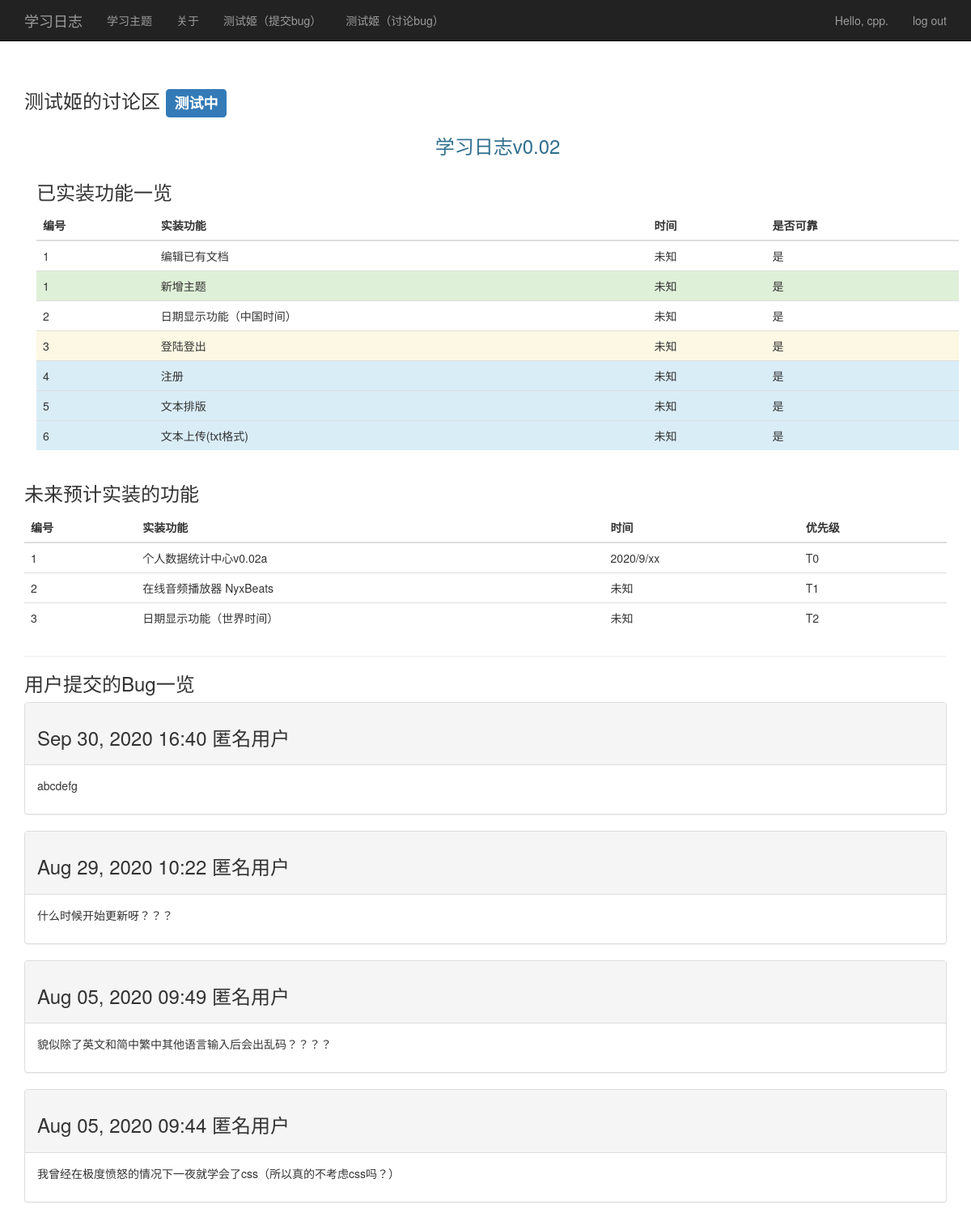
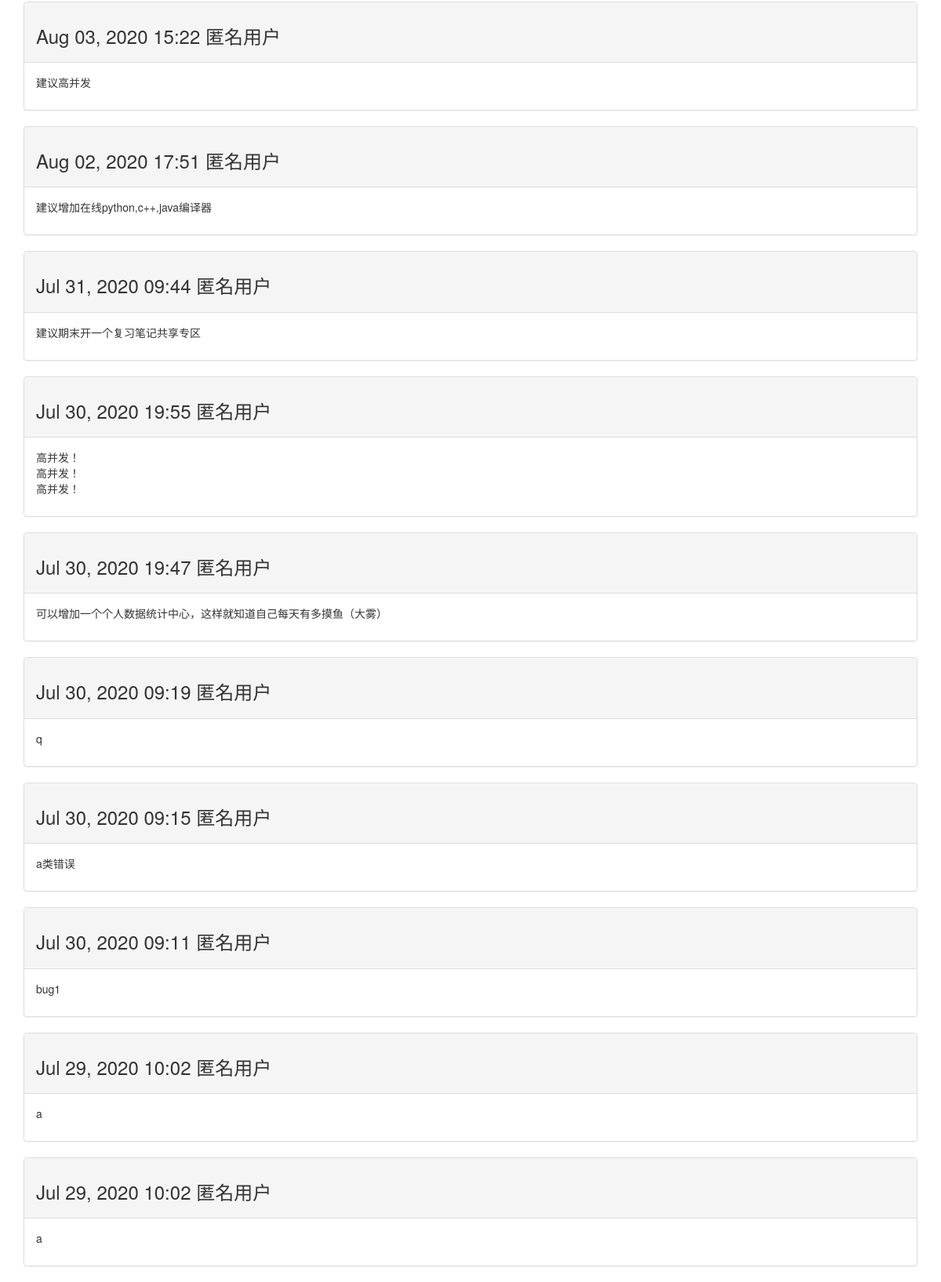
The page /discuss.html/ (signed in) on the database its author committed (2 pictures, top to bottom).
### bug_submit/models.py (models this page shows, shortened)
class bug_inform(models.Model):
    text = models.TextField()  # 这里要注意CharField和TextFiled之间的区别，TextFiled 传递max_length
    date_added = models.DateTimeField(auto_now_add=True)
    bug_owner = models.ForeignKey(User, on_delete=models.CASCADE)  # 建立一个外键关系,dj3.0以上记得传on_delete
    class Meta:
        verbose_name_plural = 'bug_informs'

### bug_submit/views.py (the view)
# urls.py: url(r'discuss.html/$', views.discuss, name='discuss'),
@login_required()
def discuss(request):
    bug_inform_s = bug_inform.objects.order_by("-date_added")  # 这个地方是让所有的topics按日期排列，fliter则是用来确保登陆的用户只可以查看自己的东西
    context = {"bug_infrom_s": bug_inform_s}
    return render(request, "bug_submit/discuss.html", context)

### bug_submit/templates/bug_submit/discuss.html
{% extends "my_blogs/base.html" %}
{% load bootstrap3 %}
{% block header %}
    <h3>测试姬的讨论区 <span class="label label-primary">测试中</span></h3>
    <div class="container">
        <div class="row">
            <div class="span12">
                <h3 class="text-center text-info">
                    学习日志v0.02
                </h3>
            </div>
        </div>
        <div class="span6">
            <h3>
                已实装功能一览
            </h3>
            <table class="table">
                <thead>
                <tr>
                    <th>
                        编号
                    </th>
                    <th>
                        实装功能
                    </th>
                    <th>
                        时间
                    </th>
                    <th>
                        是否可靠
                    </th>
                </tr>
                </thead>
                <tbody>
                <tr>
                    <td>
                        1
                    </td>
                    <td>
                        编辑已有文档
                    </td>
                    <td>
                        未知
                    </td>
                    <td>
                        是
                    </td>
                </tr>
                <tr class="success">
                    <td>
                        1
                    </td>
                    <td>
                        新增主题
                    </td>
                    <td>
                        未知
                    </td>
                    <td>
                        是
                    </td>
                </tr>
                <tr class="error">
                    <td>
                        2
                    </td>
                    <td>
                        日期显示功能（中国时间）
                    </td>
                    <td>
                        未知
                    </td>
                    <td>
                        是
                    </td>
                </tr>
                <tr class="warning">
                    <td>
                        3
                    </td>
                    <td>
                        登陆登出
                    </td>
                    <td>
                        未知
                    </td>
                    <td>
                        是
                    </td>
                </tr>
                <tr class="info">
                    <td>
                        4
                    </td>
                    <td>
                        注册
                    </td>
                    <td>
                        未知
                    </td>
                    <td>
                        是
                    </td>
                </tr>
                <tr class="info">
                    <td>
                        5
                    </td>
                    <td>
                        文本排版
                    </td>
                    <td>
                        未知
                    </td>
                    <td>
                        是
                    </td>
                </tr>
                <tr class="info">
                    <td>
                        6
                    </td>
                    <td>
                        文本上传(txt格式)
                    </td>
                    <td>
                        未知
                    </td>
                    <td>
                        是
                    </td>
                </tr>
                </tbody>
            </table>
        </div>
    </div>
            <div class="span6">
            <h3>
                未来预计实装的功能
            </h3>
            <table class="table">
                <thead>
                <tr>
                    <th>
                        编号
                    </th>
                    <th>
                        实装功能
                    </th>
                    <th>
                        时间
                    </th>
                    <th>
                        优先级
                    </th>
                </tr>
                </thead>
                <tbody>
                <tr>
                    <td>
                        1
                    </td>
                    <td>
                        个人数据统计中心v0.02a
                    </td>
                    <td>
                        2020/9/xx
                    </td>
                    <td>
                        T0
                    </td>
                </tr>
                <tr class="inform">
                    <td>
                        2
                    </td>
                    <td>
                        在线音频播放器 NyxBeats
                    </td>
                    <td>
                        未知
                    </td>
                    <td>
                        T1
                    </td>
                </tr>
                <tr class="error">
                    <td>
                        3
                    </td>
                    <td>
                        日期显示功能（世界时间）
                    </td>
                    <td>
                        未知
                    </td>
                    <td>
                        T2
                    </td>
                </tr>
                </tbody>
            </table>
        </div>
{% endblock header %}
{% block content %}
    <h3>用户提交的Bug一览</h3>
    {% for bug_infrom in bug_infrom_s %}
        <div class="panel panel-default">
            <div class="panel-heading">
                <h3>
                    {{ bug_infrom.date_added|date:'M d, Y H:i' }} 匿名用户
                </h3>
            </div>
            <div class="panel-body">
                {{ bug_infrom.text|linebreaks }}
            </div>
        </div>
    {% empty %}
        抱歉，暂时未有任何bug被提交
    {% endfor %}
{% endblock content %}

### my_blogs/templates/my_blogs/base.html (shortened to what this page needs)
{% load bootstrap3 %}
<!DOCTYPE html>
<html lang="en">
<head>
    {% bootstrap_css %}
</head>
<body>
<nav class="navbar navbar-inverse navbar-static-top">
    <div class="container">
        <div class="navbar-header">
            <a class="navbar-brand" href="{% url 'my_blogs:index' %}">
                学习日志</a>
        </div>
        <div id="navbar" class="navbar-collapse collapse">
            <ul class="nav navbar-nav">
                <li><a href="{% url 'my_blogs:topics' %}">学习主题</a></li>
            </ul>
            <ul class="nav navbar-nav">
                <li><a href="about.html">关于</a></li>
            </ul>
            <ul class="nav navbar-nav">
                <li><a href="/bug_submit/templates/bug_submit/submit.html">测试姬（提交bug）</a></li>
            </ul>
            <ul class="nav navbar-nav">
                <li><a href="/bug_submit/templates/bug_submit/discuss.html">测试姬（讨论bug）</a></li>
            </ul>
            <ul class="nav navbar-nav navbar-right">
                {% if user.is_authenticated %}
                    <li><a>Hello, {{ user.username }}.</a></li>
                    <li><a href="{% url 'users:logout' %}">log out</a></li>
                {% else %}
                    <li><a href="{% url 'users:register' %}">register</a></li>
                    <li><a href="{% url 'users:login' %}">log in</a></li>
                {% endif %}
            </ul>
        </div>
    </div>
</nav>
<div class="container">
    <div class="page-header">
        {% block header %}{% endblock header %}
    </div>
    <div>
        {% block content %}{% endblock content %}
    </div>
</div>
</body>
</html>

### rows shown on the page
bug_inform: date_added "Sep 30, 2020 16:40", text "abcdefg"
bug_inform: date_added "Aug 29, 2020 10:22", text "什么时候开始更新呀？？？"
bug_inform: date_added "Aug 05, 2020 09:49", text "貌似除了英文和简中繁中其他语言输入后会出乱码？？？？"
bug_inform: date_added "Aug 05, 2020 09:44", text "我曾经在极度愤怒的情况下一夜就学会了css（所以真的不考虑css吗？）"
bug_inform: date_added "Aug 03, 2020 15:22", text "建议高并发"
bug_inform: date_added "Aug 02, 2020 17:51", text "建议增加在线python,c++,java编译器"
bug_inform: date_added "Jul 31, 2020 09:44", text "建议期末开一个复习笔记共享专区"
bug_inform: date_added "Jul 30, 2020 19:55", text "高并发！ 高并发！ 高并发！"
bug_inform: date_added "Jul 30, 2020 19:47", text "可以增加一个个人数据统计中心，这样就知道自己每天有多摸鱼（大雾）"
bug_inform: date_added "Jul 30, 2020 09:19", text "q"
bug_inform: date_added "Jul 30, 2020 09:15", text "a类错误"
bug_inform: date_added "Jul 30, 2020 09:11", text "bug1"
bug_inform: date_added "Jul 29, 2020 10:02", text "a"
bug_inform: date_added "Jul 29, 2020 10:02", text "a"

### other values the page prints
{{ user.username }} "cpp"
